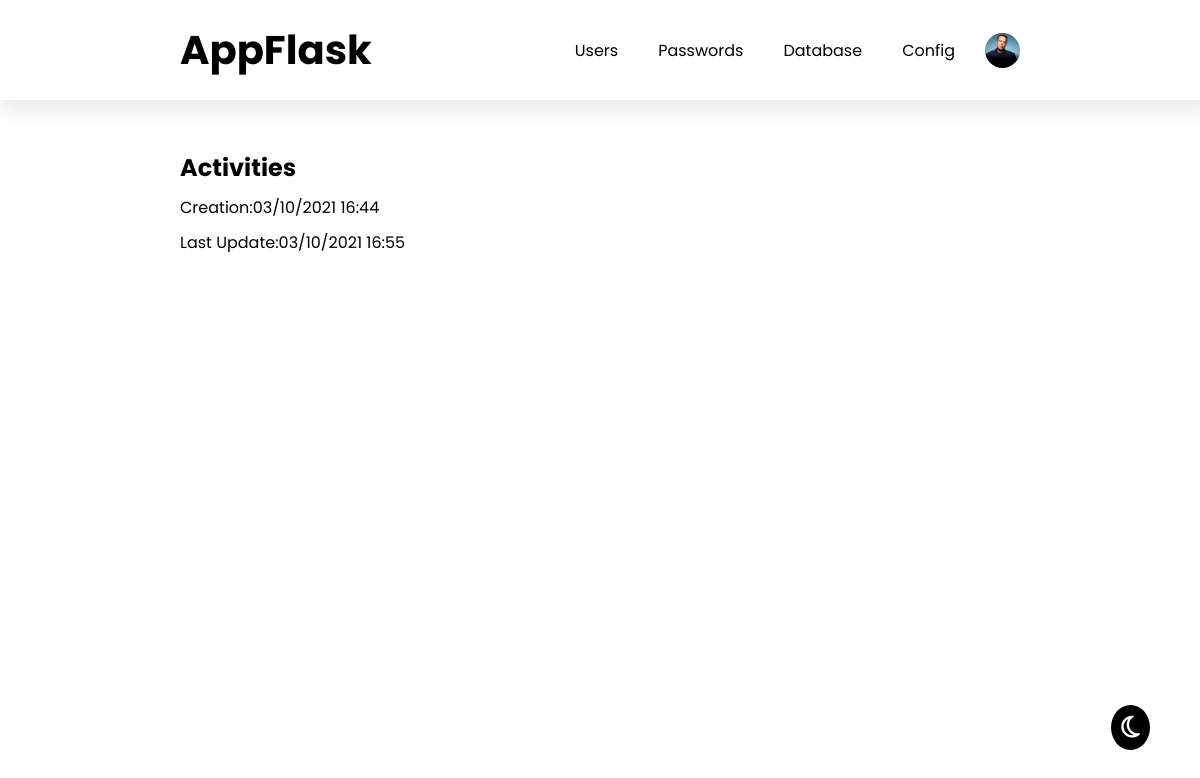
The app's page /activities (signed in) with its own data.
### app.py (models this page shows, shortened)
class Images(db.Model):
    id = db.Column(db.Integer, primary_key=True)
    id_user = db.Column(db.Integer, db.ForeignKey('users.id'), unique=True)
    name = db.Column(db.Text, nullable=False)
    mimetype = db.Column(db.Text, nullable=False)

class Users(db.Model, UserMixin):
    __tablename__ = 'users'
    id = db.Column(db.Integer, primary_key=True)
    perm = db.Column(db.Integer, nullable=False, default=0)
    name = db.Column(db.String(50), nullable=False)
    email = db.Column(db.String(50), nullable=False, unique=True)
    username = db.Column(db.String(10), nullable=False, unique=True)
    password = db.Column(db.String(255), nullable=False)
    creation_date = db.Column(db.DateTime, default=datetime.now())
    last_update_date = db.Column(db.DateTime, default=datetime.now())
    image_profile = db.relationship('Images', backref='user', uselist=False)

### app.py (the view)
@app.route('/activities')
def activities():
    if current_user.is_authenticated:
        return render_template('activities.html')
    else:
        return redirect(url_for('login'))

### app.py (called while the page is built)
@login_manager.user_loader
def load_user(user_id):
    return Users.query.filter_by(id=user_id).first()

### templates/activities.html
{% extends 'base1.html' %}
{% block head %}
    <link rel="stylesheet" href="../static/css/activities.css">
{% endblock %}
{% block body %}
    <section class="activities">
        <div class="container2">
            <h2 class="theme-theme">Activities</h2>
            <div class="flex-item-activities">
                <label for="date_creation_account" class="theme-theme">Creation:</label>
                <p id="date_creation_account" class="theme-theme">{{ current_user.creation_date.strftime('%d/%m/%Y %H:%M') }}</p>
            </div>
            <div class="flex-item-activities">
                <label for="last-update" class="theme-theme">Last Update:</label>
                <p id="last-update" class="theme-theme">{{ current_user.last_update_date.strftime('%d/%m/%Y %H:%M') }}</p>
            </div>
        </div>
    </section>
{% endblock %}

### templates/base1.html (shortened to what this page needs)
<!DOCTYPE html>
<html lang="pt-br">
<head>
    <link rel="stylesheet" href="../static/css/base1.css">
    {% block head %} {% endblock %}
</head>
<body>
    <header>
        <div class="container1">
            <a href="/dashboard" id="logo" class="theme-theme">AppFlask</a>
            <nav>
                <ul class="menu-bar">
                    <li><a href="/dashboard" class="principal theme-theme">Users</a></li>
                    <li><a href="#" class="principal theme-theme">Passwords</a></li>
                    <li><a href="#" class="principal theme-theme">Database</a></li>
                    <li><a href="#" class="principal theme-theme">Config</a></li>
                    {% if current_user.image_profile %}
                        <li id="acc-ic"><img src="../static/img/profiles/user{{current_user.id}}/profile/{{ current_user.image_profile.name }}" alt="profile" srcset="" class="account-icon"></li>
                    {% else %}
                        <li id="acc-ic"><img src="../static/img/others/noperfilblack.png" alt="profile" srcset="" class="account-icon"></li>
                    {% endif %}
                </ul>
            </nav>
        </div>
    </header>
    {% block body %} {% endblock %}
    <div class="theme">
        <i class="far fa-moon theme-icon"></i>
    </div>
</body>

### static/css/base1.css (style rules this page uses)
:root { --branco: white; --preto: black; --azul: #0073ba; --azul-escuro: #006aac; }
* { margin: 0; padding: 0; box-sizing: border-box; }
html { font-size: 62.5%; }
body { font-size: 1.6rem; font-family: 'Poppins', sans-serif; overflow-x: hidden; transition: 1s; }
header { padding: 20px 0; box-shadow: 5px 5px 20px 5px rgba(0, 0, 0, 0.089); }
.container1 { width: 70%; margin: auto; display: flex; align-items: center; justify-content: space-between; }
#logo { color: var(--preto); font-weight: 700; font-size: 4rem; text-decoration: none; }
ul.menu-bar { display: flex; list-style: none; align-items: center; }
ul.menu-bar li a.principal { text-decoration: none; color: var(--preto); margin-left: 20px; padding: 10px; }
ul.menu-bar li#acc-ic { display: flex; }
ul.menu-bar li img.account-icon { margin-left: 20px; width: 35px; height: 35px; border-radius: 100%; }
.theme i.theme-icon { position: absolute; bottom: 50px; right: 50px; font-size: 2.5rem; background-color: var(--preto); color: var(--branco); padding: 10px; border-radius: 100%; transition: 1s; }

### static/css/activities.css (style rules this page uses)
.container2 { width: 70%; margin: auto; margin-top: 50px; display: flex; flex-direction: column; }
.flex-item-activities { display: flex; padding-top: 10px; }

### records on screen
Images: image_profile.name (placeholder picture)
Users: creation_date "03/10/2021 16:44", last_update_date "03/10/2021 16:55"
